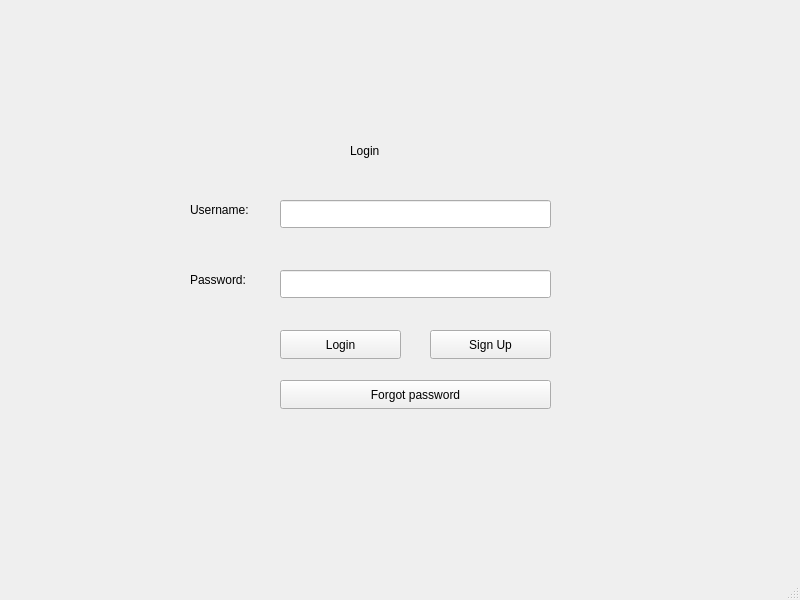
<?xml version="1.0" encoding="UTF-8"?>
<ui version="4.0">
 <class>Login</class>
 <widget class="QMainWindow" name="Login">
  <property name="geometry">
   <rect>
    <x>0</x>
    <y>0</y>
    <width>800</width>
    <height>600</height>
   </rect>
  </property>
  <property name="windowTitle">
   <string>MainWindow</string>
  </property>
  <widget class="QWidget" name="centralwidget">
   <widget class="QLineEdit" name="password">
    <property name="geometry">
     <rect>
      <x>280</x>
      <y>270</y>
      <width>271</width>
      <height>28</height>
     </rect>
    </property>
   </widget>
   <widget class="QLabel" name="label_2">
    <property name="geometry">
     <rect>
      <x>190</x>
      <y>270</y>
      <width>71</width>
      <height>20</height>
     </rect>
    </property>
    <property name="text">
     <string>Password:</string>
    </property>
   </widget>
   <widget class="QPushButton" name="forgotpassButton">
    <property name="geometry">
     <rect>
      <x>280</x>
      <y>380</y>
      <width>271</width>
      <height>29</height>
     </rect>
    </property>
    <property name="text">
     <string>Forgot password</string>
    </property>
   </widget>
   <widget class="QPushButton" name="loginButton">
    <property name="geometry">
     <rect>
      <x>280</x>
      <y>330</y>
      <width>121</width>
      <height>29</height>
     </rect>
    </property>
    <property name="text">
     <string>Login</string>
    </property>
   </widget>
   <widget class="QLabel" name="label">
    <property name="geometry">
     <rect>
      <x>190</x>
      <y>200</y>
      <width>81</width>
      <height>20</height>
     </rect>
    </property>
    <property name="text">
     <string>Username:</string>
    </property>
   </widget>
   <widget class="QLabel" name="label_3">
    <property name="geometry">
     <rect>
      <x>350</x>
      <y>120</y>
      <width>131</width>
      <height>61</height>
     </rect>
    </property>
    <property name="styleSheet">
     <string notr="true">color: rgb(0, 0, 0);
font: 350 26pt &quot;Cascadia Code SemiLight&quot;;</string>
    </property>
    <property name="text">
     <string>Login</string>
    </property>
   </widget>
   <widget class="QLineEdit" name="username">
    <property name="geometry">
     <rect>
      <x>280</x>
      <y>200</y>
      <width>271</width>
      <height>28</height>
     </rect>
    </property>
   </widget>
   <widget class="QPushButton" name="signupButton">
    <property name="geometry">
     <rect>
      <x>430</x>
      <y>330</y>
      <width>121</width>
      <height>29</height>
     </rect>
    </property>
    <property name="text">
     <string>Sign Up</string>
    </property>
   </widget>
  </widget>
  <widget class="QMenuBar" name="menubar">
   <property name="geometry">
    <rect>
     <x>0</x>
     <y>0</y>
     <width>800</width>
     <height>25</height>
    </rect>
   </property>
  </widget>
  <widget class="QStatusBar" name="statusbar"/>
 </widget>
 <resources/>
 <connections/>
</ui>
